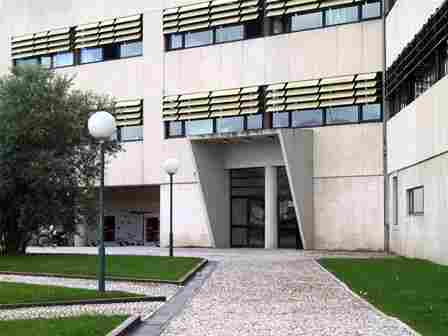
#> input picture 4Ano/1semestre/CV/20201214_OpenCV_PYTHON_Guiao_01/deti.jpg, 448 x 336 px
$ python Aula_01_ex_03.py
#> lines starting #> are read from the running program, lines starting #| are printed output that depends on the picture
# Aula_01_ex_01.py
#
# Example: loading and displaying an image with OpenCV
#
# Paulo Dias - 10/2019


# import
import numpy as np
import cv2

# Read the image
image = cv2.imread("deti.jpg", cv2.IMREAD_UNCHANGED)
#> image is the input picture: shape (336, 448, 3); mean B, G, R 139.2, 146, 145.4
image2 = cv2.imread("deti.bmp", cv2.IMREAD_UNCHANGED)
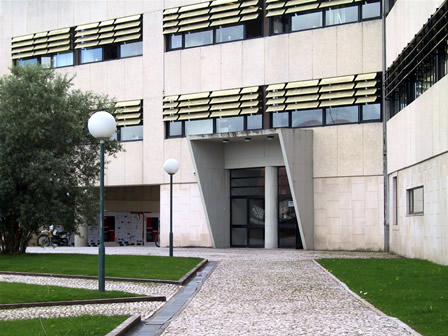
#> input picture 4Ano/1semestre/CV/20201214_OpenCV_PYTHON_Guiao_01/deti.bmp, 448 x 336 px
#> image2 is the input picture: shape (336, 448, 3); mean B, G, R 138.8, 146.3, 145.1
image3=image-image2
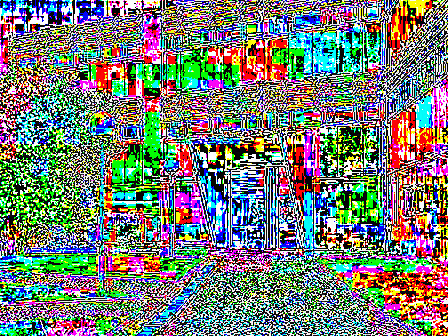
#> image3: shape (336, 448, 3); mean B, G, R 116.5, 124.8, 117.7
if np.shape(image) == ():
    # Failed Reading
    print("Image file could not be opened")
    exit(-1)

# Image characteristics
#height, width = image.shape
#
# print(image[2,4])
#
# for a in range(512):
#     for b in range(512):
#         if image[a,b] < 128:
#             #print("TESTE")
#             image2[a,b] = 0

# Create a visualization window
# CV_WINDOW_AUTOSIZE : window size will depend on image size
cv2.namedWindow("Display window", cv2.WINDOW_AUTOSIZE)
cv2.namedWindow("Display window2", cv2.WINDOW_AUTOSIZE)
cv2.namedWindow("Display window3", cv2.WINDOW_AUTOSIZE)

# Show the image
cv2.imshow("Display window", image)
cv2.imshow("Display window2", image2)
cv2.imshow("Display window3", image3)


# Wait
cv2.waitKey(0)

# Destroy the window -- might be omitted
cv2.destroyWindow("Display window")
